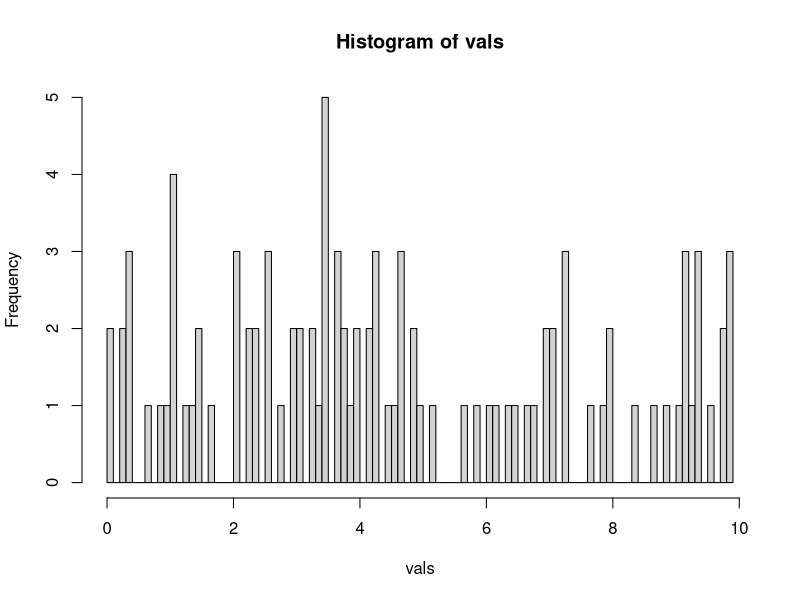
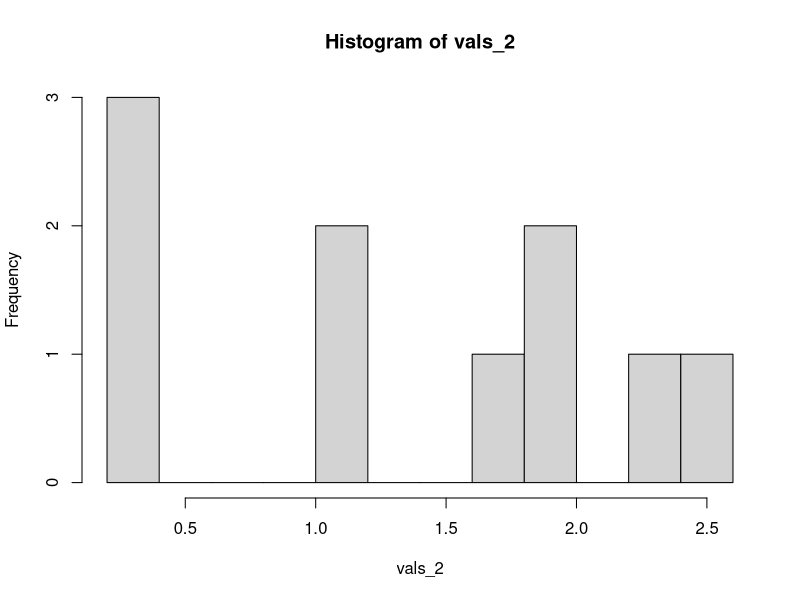
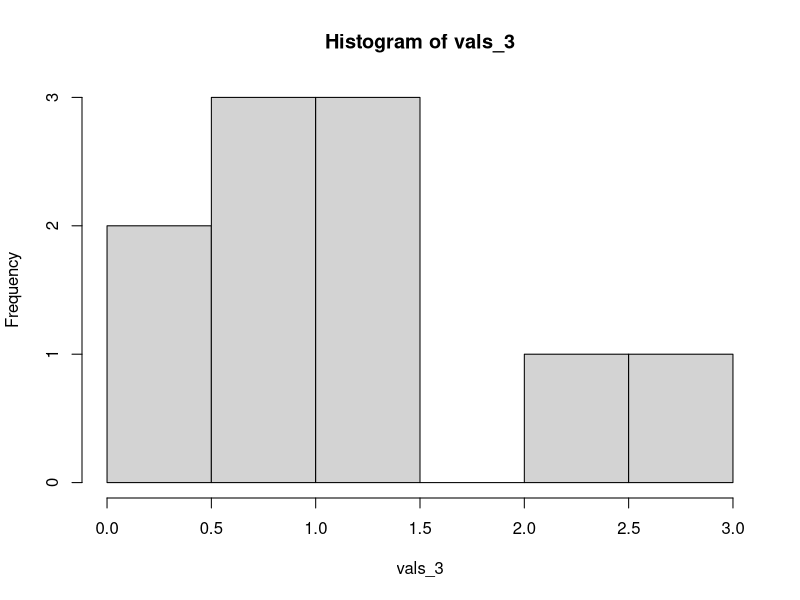
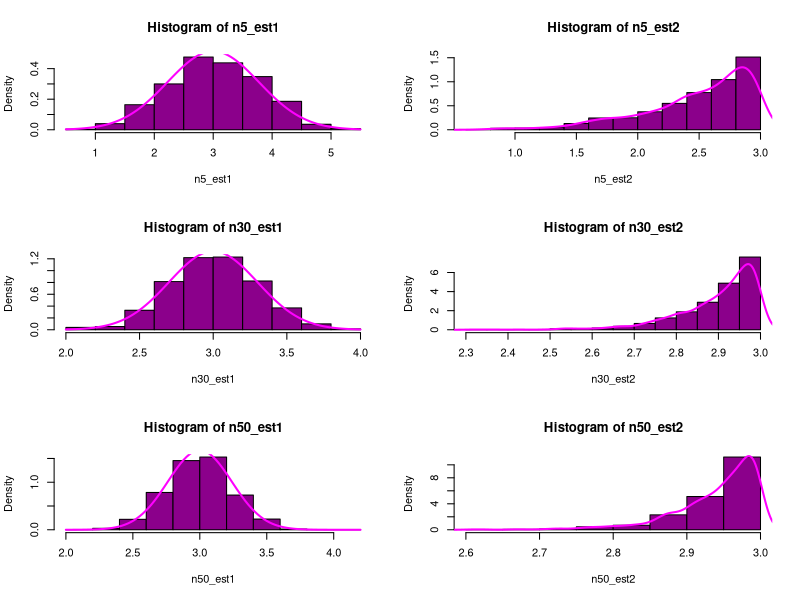

The R script that drew these images, in order:
## ---- chunk 1

est1 <- function (q) {
  2 * mean(q)
}


est2 <- function (q) {
  max(q)
}

## ---- chunk 2
vals = runif(100, 0, 10)
hist(vals, breaks = 100)
## ---- chunk 3
est1(vals)
est2(vals)
## ---- chunk 4
vals_2 = c(1.17, 1.75, 0.28, 2.56, 2.36, 0.36, 1.82, 0.24, 1.17, 1.86)
hist(vals_2, breaks = 10)
## ---- chunk 5
est1(vals_2)
est2(vals_2)
## ---- chunk 6
vals_3 = c(0.66, 0.07, 0.62, 0.65, 1.33, 0.40, 1.17, 1.11, 2.01, 2.98)
hist(vals_3, breaks = 10)
## ---- chunk 7
est1(vals_3)
est2(vals_3)
## ---- chunk 8
Nrep = 1000
n5 = 5
n30 = 30
n50 = 50
t = 3

n5_est1 = replicate(Nrep, est1(runif(n5, 0, t)))
n5_est2 = replicate(Nrep, est2(runif(n5, 0, t)))

n30_est1 = replicate(Nrep, est1(runif(n30, 0, t)))
n30_est2 = replicate(Nrep, est2(runif(n30, 0, t)))

n50_est1 = replicate(Nrep, est1(runif(n50, 0, t)))
n50_est2 = replicate(Nrep, est2(runif(n50, 0, t)))
## ---- chunk 9
par(mfrow=c(3, 2))

hist(n5_est1, probability = TRUE, col="darkmagenta")
curve(dnorm(x, 3, sd(n5_est1)), add = TRUE, lwd=2, col="magenta")

hist(n5_est2, probability = TRUE, col="darkmagenta")
lines(density(n5_est2), col="magenta", lwd=2)

hist(n30_est1, probability = TRUE, col="darkmagenta")
curve(dnorm(x, 3, sd(n30_est1)), add = TRUE, lwd=2, col="magenta")

hist(n30_est2, probability = TRUE, col="darkmagenta")
lines(density(n30_est2), col="magenta", lwd=2)

hist(n50_est1, probability = TRUE, col="darkmagenta")
curve(dnorm(x, 3, sd(n50_est1)), add = TRUE, lwd=2, col="magenta")

hist(n50_est2, probability = TRUE, col="darkmagenta")
lines(density(n50_est2), col="magenta", lwd=2)

par(mfrow=c(1, 1))
